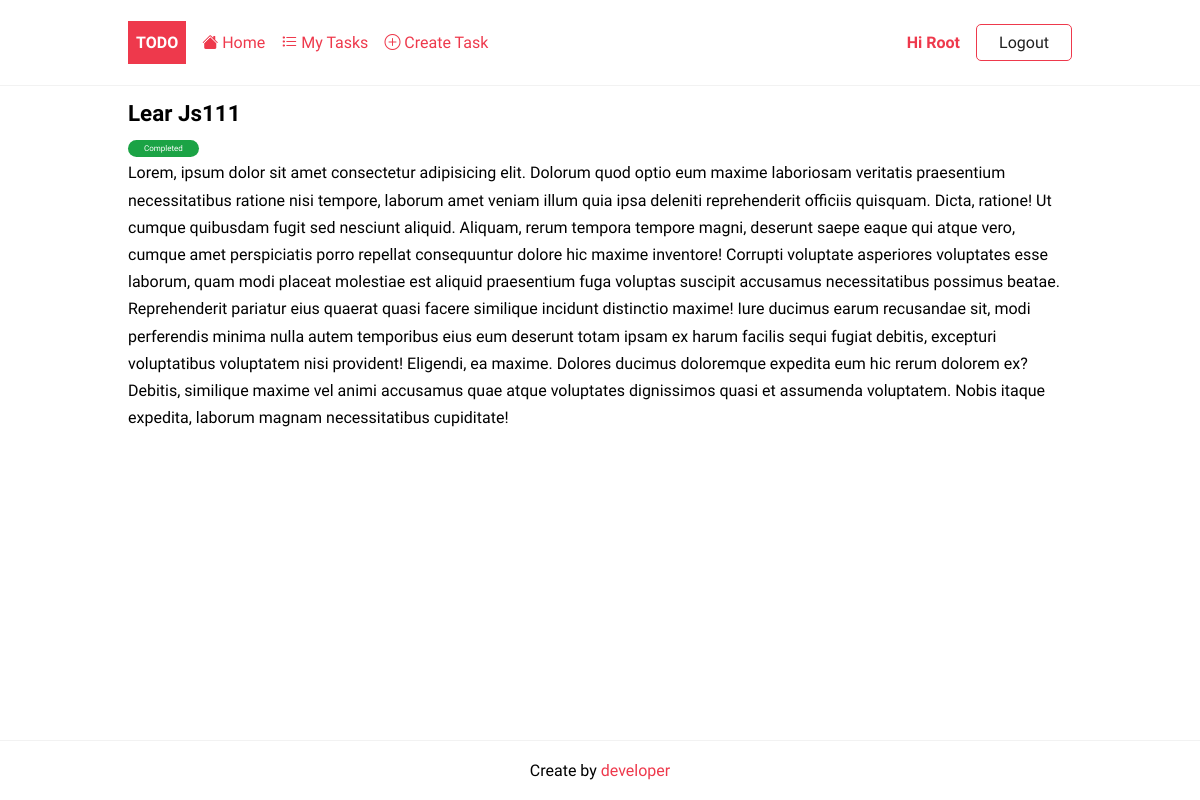
Screenshot of /task/10/ (signed in) with the database file from the repository.
### todo/models.py (models this page shows, shortened)
class Task(models.Model):
    title = models.CharField(max_length=255)
    description = models.TextField(null=True, blank=True)
    completed = models.BooleanField(default=False)
    created_at =  models.DateField(auto_now_add=True)
    user = models.ForeignKey(User, on_delete=models.CASCADE, null=True, blank=True)
    class Meta:
        ordering = ['completed']

### todo/views.py (the view)
# urls.py: path('task/<int:pk>/', TaskDetail.as_view(), name="task"),
class TaskDetail(LoginRequiredMixin,DetailView):
    model = Task
    template_name = "todo/task_detail.html"
    context_object_name = "task"
    def get_queryset(self):
        base_qs = super(TaskDetail,self).get_queryset()
        return base_qs.filter(user = self.request.user)

### todo/templates/todo/task_detail.html
{% extends "base.html" %}
{% block content %}
<article class="task">
    <header>
        <h2>{{ task.title }}</h2>
        <span class="badge {% if task.completed %} badge-completed {% else %} badge-pending {%endif%}">
           {% if task.completed %} Completed {% else %} Pending {%endif%}
        </span>
    </header>
    <p>{{ task.description }}</p>
</article>
{% endblock content %}

### templates/base.html (shortened to what this page needs)
{% load static %}
<!DOCTYPE html>
<html lang="en">
<head>
    <link rel="stylesheet" href="{% static 'styles/style.css' %}">
</head>
<body>
    <header class="header">
        <div class="container">
            <a href="{%url 'home'%}" class="logo">Todo</a>
            <nav class="nav">
                <a href="{%url 'home'%}">
                    <i class="bi bi-house-fill"></i>
                    Home
                </a>
                {% if request.user.is_authenticated %}
                    <a href="{%url 'tasks'%}">
                        <i class="bi bi-list-task"></i>
                        My Tasks
                    </a>
                    <a href="{%url 'task-create'%}">
                        <i class="bi bi-plus-circle"></i>
                        Create Task
                    </a>
                    <a href="{% url 'profile' %}">Hi {{ request.user| title }}</a>
                    <form action="{% url 'logout' %}" method="post">
                        <input type="submit" class="btn btn-outline" value="Logout">
                    </form>
                {% else %}
                    <a href="{% url 'login' %}" class="btn btn-outline">Login</a>
                    <a href="{% url 'register' %}">Join Now!</a>
                {% endif %}
            </nav>
        </div>
    </header>
    <main>
        <div class="container">
            {% block content %}
            {% endblock content %}
        </div>
    </main>
    <footer class="footer">
        <div class="container">
            <p>Create by <a href="">developer</a></p>
        </div>
    </footer>
</body>
</html>

### static/styles/style.css (style rules this page uses)
:root { --color-primary: #ee394c; --color-secondary: #86b7fe; --color-light: #f2f2f2; --color-gray: #ced4da; --color-dark: #212121; --color-white: #ffffff; --color-error: #e2442f; --color-warning: #ffc900; --color-info: #02a2b9; --color-success: #1ba345; --color-input: #00d1b2; --border-radius: 5px; }
* { margin: 0; padding: 0; box-sizing: border-box; text-rendering: optimizeLegibility; }
html, body { height: 100%; }
input, button, textarea { font: inherit; }
body { font-family: 'Dosis', sans-serif; font-size: 1rem; line-height: 1.7; display: flex; flex-direction: column; }
h2 { font-size: 1.4rem; }
a { color: var(--color-primary); text-decoration: none; }
.container { max-width: 960px; margin: 0 auto; padding: 0.5rem; }
.header { border-bottom: solid 1px var(--color-light); }
.header .container { display: flex; align-items: center; gap:1rem; }
.nav { display:flex; gap:1rem; align-items: center; justify-content: center; flex-basis: 100%; }
.nav a:nth-last-child(2) { margin-left: auto; font-weight: bold; }
.logo { padding: 0.5rem; background-color: var(--color-primary); text-decoration: none; color: var(--color-white); font-weight: bold; text-transform: uppercase; }
form > * { display: block; margin-bottom: 0.5rem; }
form > input[type='submit'], form > button { margin: 1rem 0; }
.task { margin-bottom: auto; }
.badge { font-size: 0.5rem; padding: 0.25rem 1rem; color: var(--color-white); border-radius: 2rem; align-self: flex-start; }
.badge-completed { background-color: var(--color-success); }
.footer p { text-align: center; }
.footer { margin-top: auto; padding: 0.5rem 0; border-top: solid 1px var(--color-light); }
.btn { padding: 0.25rem 0.75rem; border-radius: var(--border-radius); background-color: var(--color-white); border: solid 1px var(--color-white); color: var(--color-dark); cursor: pointer; text-decoration: none; font-size: 1rem; min-width: 6rem; text-align: center; }
.btn-outline { border: solid 1px var(--color-primary); }

### rows the page displays
Task: title "Lear Js111", description "Lorem, ipsum dolor sit amet consectetur adipisicing elit. Dolorum quod optio eum maxime laboriosam veritatis praesentium necessitatibus ratione nisi tempore, laborum amet veniam illum quia ipsa deleniti reprehenderit officiis quisquam. Dicta, ratione! Ut cumque quibusdam fugit sed nesciunt aliquid. Aliquam, rerum tempora tempore magni, deserunt saepe eaque qui atque vero, cumque amet perspiciatis porro repellat consequuntur dolore hic maxime inventore! Corrupti voluptate asperiores voluptates esse laborum, quam modi placeat molestiae est aliquid praesentium fuga voluptas suscipit accusamus necessitatibus possimus beatae. Reprehenderit pariatur eius quaerat quasi facere similique incidunt…"

### other values shown
{{ request.user| title }} "Root"
